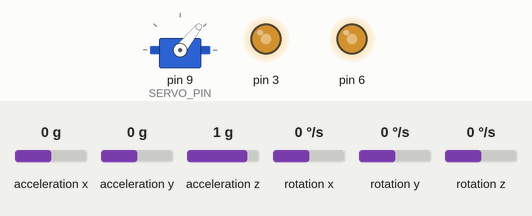
Simulated run of this sketch. Board: Arduino Uno, built with avr-gcc and run on an emulated ATmega328P. Parts: servo, output pins drawn as LEDs (lit = HIGH). The test bench sets the inputs (shaded band); at power-on: acceleration x 0 g, acceleration y 0 g, acceleration z 1 g, rotation x 0 °/s, rotation y 0 °/s, rotation z 0 °/s. What the sketch prints to the serial monitor is not drawn.

Above: at 0.1 s.
Timing chart, 0 to 1.6 s (numbered marks = the images above):
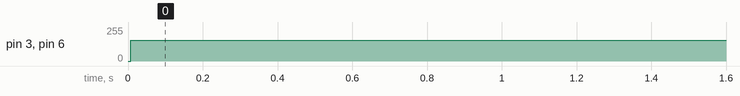

The sketch:

state_test.ino
```cpp
#include <motor_control.h>
#include <HC_SR04.h>
#include <SODAR.h>
#include <State.h>
#include <PID_v1.h>
#include <MPU6050.h>
#include <motor_control.h>

// Servo Pin declaration
#define SERVO_PIN 9  //servo connect to D9

//Ultrasonic distance sensor pin declaration
#define TRIG_PIN 10
#define ECHO_PIN 2
#define ECHO_INT 0
#define CENTER 91
#define RESOLUTION 10
#define UPPER_RANGE 111
#define LOWER_RANGE 71

//Global Variables
SODAR mysodar(TRIG_PIN, ECHO_PIN, ECHO_INT, SERVO_PIN, 91, 10, 131, 51);
MPU6050 accel(4, 5);
State control_state;
//PID control gains
double kp = 2;
double ki = 0;
double kd = 1;
double output;
double input;
double setpoint;
PID controls(&input, &output, &setpoint, kp, ki, kd, DIRECT);

void setup()
{
  //Initialize accelerometer
  accel.initialize();
  accel.calibrate();

  //Initialize SODAR
  mysodar.initialize_arrays();
  mysodar.init();

  //Set some PID class parameters
  controls.SetMode(1);
  controls.SetOutputLimits(-100, 100);
  controls.SetSampleTime(10);

  //Set linear state for movement
  control_state.setLinearState(155);

  //Begin serial comms
  Serial.begin(9600);
}

void loop()
{
  //update sodar
//  mysodar.update();
  //update accelerometer
  accel.update();
  //PID input from accelerometer
  input = accel.get_ang_vel('z');
  //update PID setpoint
  setpoint = control_state.getRotationState();
  //Compute PID controls
  controls.Compute();
  //Set motor power based on feedback from controls PID class
  raw_motor_control(control_state.getLinearState()-output, control_state.getLinearState()+output);
//  raw_motor_control(control_state.getLinearState(), control_state.getLinearState());

  //Print
  Serial.println(input);
}
```

Measured:
- by itself, pin 3, pin 6: 0/255 → 155/255 at 0.01 s
